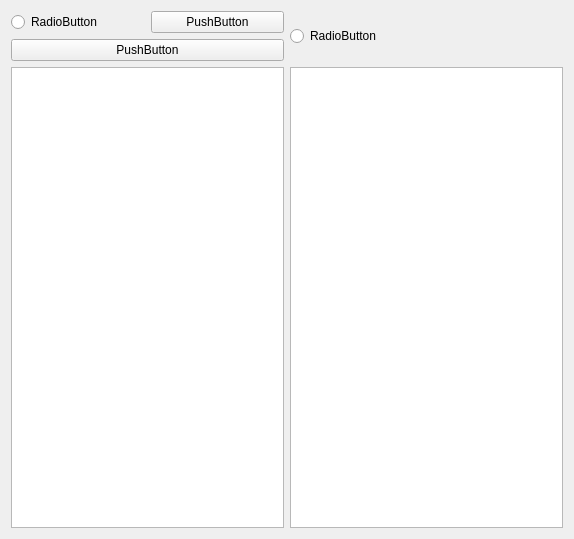
<?xml version="1.0" encoding="UTF-8"?>
<ui version="4.0">
 <class>Form</class>
 <widget class="QWidget" name="Form">
  <property name="geometry">
   <rect>
    <x>0</x>
    <y>0</y>
    <width>574</width>
    <height>539</height>
   </rect>
  </property>
  <property name="windowTitle">
   <string>Form</string>
  </property>
  <layout class="QGridLayout" name="gridLayout">
   <item row="0" column="0">
    <layout class="QVBoxLayout" name="verticalLayout">
     <item>
      <layout class="QHBoxLayout" name="horizontalLayout">
       <item>
        <widget class="QRadioButton" name="radioButton">
         <property name="text">
          <string>RadioButton</string>
         </property>
        </widget>
       </item>
       <item>
        <widget class="QPushButton" name="pushButton">
         <property name="text">
          <string>PushButton</string>
         </property>
        </widget>
       </item>
      </layout>
     </item>
     <item>
      <layout class="QHBoxLayout" name="horizontalLayout_2">
       <item>
        <widget class="QPushButton" name="pushButton_2">
         <property name="text">
          <string>PushButton</string>
         </property>
        </widget>
       </item>
      </layout>
     </item>
    </layout>
   </item>
   <item row="0" column="1">
    <layout class="QVBoxLayout" name="verticalLayout_2">
     <item>
      <widget class="QRadioButton" name="radioButton_2">
       <property name="text">
        <string>RadioButton</string>
       </property>
      </widget>
     </item>
    </layout>
   </item>
   <item row="1" column="0">
    <widget class="QListView" name="listView"/>
   </item>
   <item row="1" column="1">
    <widget class="QListView" name="listView_2"/>
   </item>
  </layout>
 </widget>
 <resources/>
 <connections/>
</ui>
